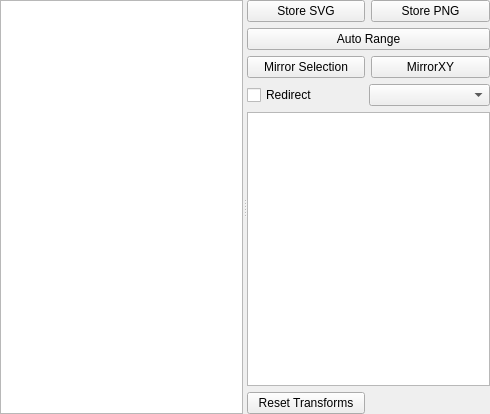
<?xml version="1.0" encoding="UTF-8"?>
<ui version="4.0">
 <class>Form</class>
 <widget class="QWidget" name="Form">
  <property name="geometry">
   <rect>
    <x>0</x>
    <y>0</y>
    <width>490</width>
    <height>414</height>
   </rect>
  </property>
  <property name="windowTitle">
   <string>Form</string>
  </property>
  <layout class="QGridLayout" name="gridLayout">
   <property name="margin">
    <number>0</number>
   </property>
   <property name="spacing">
    <number>0</number>
   </property>
   <item row="0" column="0">
    <widget class="QSplitter" name="splitter">
     <property name="orientation">
      <enum>Qt::Horizontal</enum>
     </property>
     <widget class="GraphicsView" name="view"/>
     <widget class="QWidget" name="layoutWidget">
      <layout class="QGridLayout" name="gridLayout_2">
       <item row="1" column="0">
        <widget class="QPushButton" name="storeSvgBtn">
         <property name="text">
          <string>Store SVG</string>
         </property>
        </widget>
       </item>
       <item row="1" column="1">
        <widget class="QPushButton" name="storePngBtn">
         <property name="text">
          <string>Store PNG</string>
         </property>
        </widget>
       </item>
       <item row="3" column="0" colspan="2">
        <widget class="QPushButton" name="autoRangeBtn">
         <property name="sizePolicy">
          <sizepolicy hsizetype="Minimum" vsizetype="Fixed">
           <horstretch>0</horstretch>
           <verstretch>1</verstretch>
          </sizepolicy>
         </property>
         <property name="text">
          <string>Auto Range</string>
         </property>
        </widget>
       </item>
       <item row="6" column="0" colspan="2">
        <layout class="QHBoxLayout" name="horizontalLayout">
         <property name="spacing">
          <number>0</number>
         </property>
         <item>
          <widget class="QCheckBox" name="redirectCheck">
           <property name="toolTip">
            <string>Check to display all local items in a remote canvas.</string>
           </property>
           <property name="text">
            <string>Redirect</string>
           </property>
          </widget>
         </item>
         <item>
          <widget class="CanvasCombo" name="redirectCombo"/>
         </item>
        </layout>
       </item>
       <item row="7" column="0" colspan="2">
        <widget class="TreeWidget" name="itemList">
         <property name="sizePolicy">
          <sizepolicy hsizetype="Expanding" vsizetype="Expanding">
           <horstretch>0</horstretch>
           <verstretch>100</verstretch>
          </sizepolicy>
         </property>
         <property name="headerHidden">
          <bool>true</bool>
         </property>
         <column>
          <property name="text">
           <string notr="true">1</string>
          </property>
         </column>
        </widget>
       </item>
       <item row="11" column="0" colspan="2">
        <layout class="QGridLayout" name="ctrlLayout">
         <property name="spacing">
          <number>0</number>
         </property>
        </layout>
       </item>
       <item row="8" column="0">
        <widget class="QPushButton" name="resetTransformsBtn">
         <property name="text">
          <string>Reset Transforms</string>
         </property>
        </widget>
       </item>
       <item row="4" column="0">
        <widget class="QPushButton" name="mirrorSelectionBtn">
         <property name="text">
          <string>Mirror Selection</string>
         </property>
        </widget>
       </item>
       <item row="4" column="1">
        <widget class="QPushButton" name="reflectSelectionBtn">
         <property name="text">
          <string>MirrorXY</string>
         </property>
        </widget>
       </item>
      </layout>
     </widget>
    </widget>
   </item>
  </layout>
 </widget>
 <customwidgets>
  <customwidget>
   <class>TreeWidget</class>
   <extends>QTreeWidget</extends>
   <header>pyqtgraph.widgets.TreeWidget</header>
  </customwidget>
  <customwidget>
   <class>GraphicsView</class>
   <extends>QGraphicsView</extends>
   <header>pyqtgraph.widgets.GraphicsView</header>
  </customwidget>
  <customwidget>
   <class>CanvasCombo</class>
   <extends>QComboBox</extends>
   <header>CanvasManager</header>
  </customwidget>
 </customwidgets>
 <resources/>
 <connections/>
</ui>
